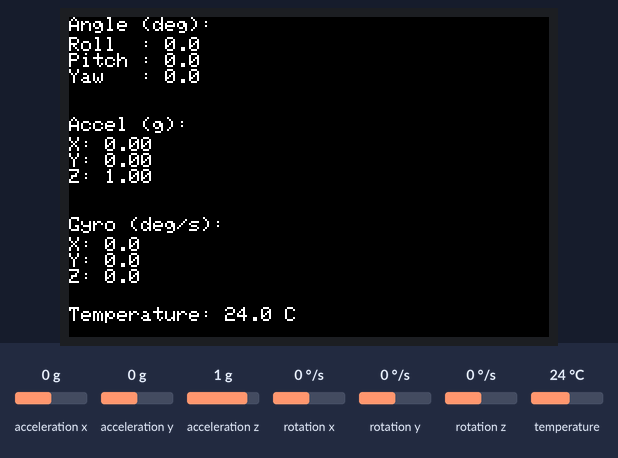
The sketch below on a simulated ESP32. Parts: 480×320 colour display. The test bench sets the inputs (shaded band); at power-on: rotation z 0 °/s, acceleration x 0 g, acceleration y 0 g, acceleration z 1 g, rotation x 0 °/s, rotation y 0 °/s, temperature 24 °C.

Above: at 4.7 s.
4.8 s: rotation z set to -192 °/s
At 5.0 s:
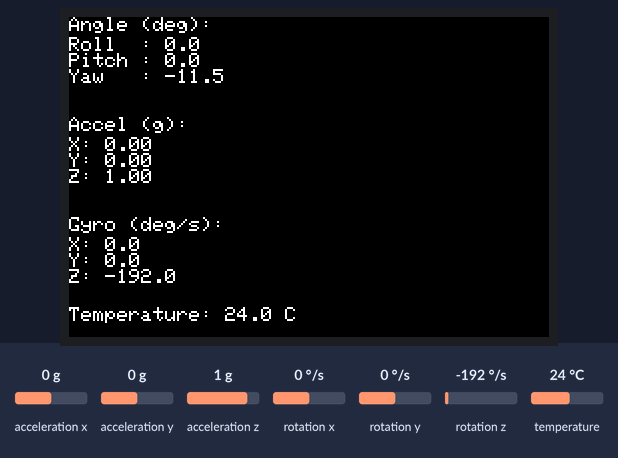
6.3 s: rotation z set to 0 °/s
At 6.7 s:
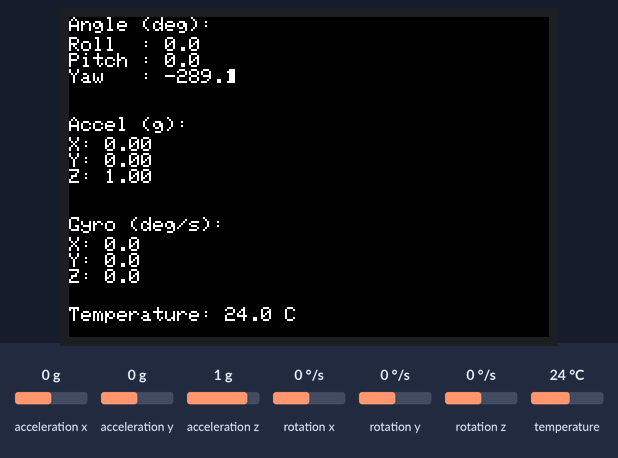
7.8 s: acceleration x set to -1.4 g
At 9.0 s:
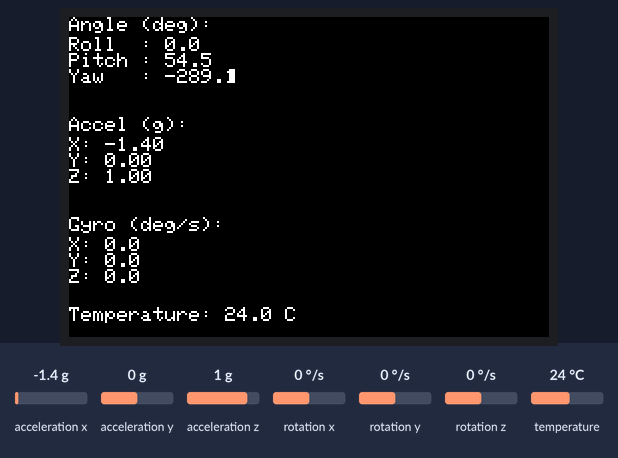
9.3 s: acceleration y set to -1.4 g
At 10.2 s:
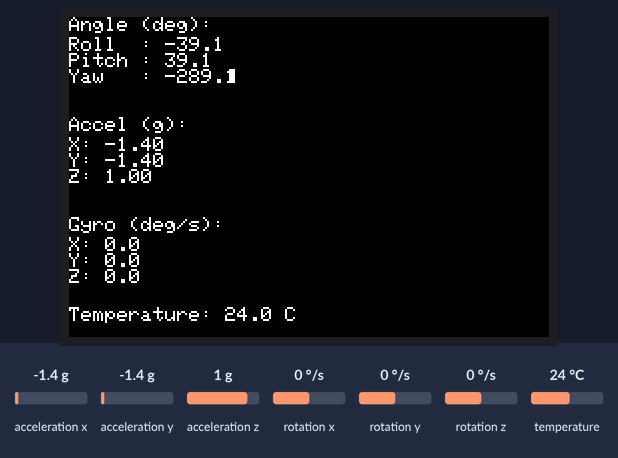
Timing chart, 0 to 12.3 s (numbered marks = the images above; inputs shaded):
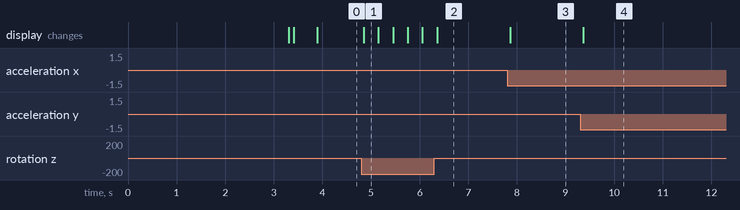

The sketch:

imu_detailed.ino
```cpp
#include <TFT_eSPI.h>
#include <Wire.h>
#include <MPU6050_tockn.h>

// 创建TFT显示对象，设置分辨率为320x480
TFT_eSPI tft = TFT_eSPI(320, 480);

// 定义I2C的SDA和SCL引脚
#define I2C_SDA 9
#define I2C_SCL 10

// 创建I2C对象
TwoWire I2C_0 = TwoWire(0);
// 创建MPU6050对象，使用I2C_0
MPU6050 mpu6050(I2C_0);

void setup() {
  // 初始化TFT显示屏
  tft.init();
  // 设置显示屏的旋转方向
  tft.setRotation(1);
  // 反转显示屏颜色
  tft.invertDisplay(1);
  // 设置文本大小
  tft.setTextSize(2);
  // 填充屏幕为黑色
  tft.fillScreen(TFT_BLACK);

  // 设置光标位置并打印初始化信息
  tft.setCursor(0, 0);
  tft.println("MPU6050 Initializing...");
  // 开始I2C通信
  I2C_0.begin(I2C_SDA, I2C_SCL);
  // 初始化MPU6050传感器
  mpu6050.begin();

  // 打印偏移量计算提示
  tft.println("Calculating offsets...");
  tft.println("DO NOT MOVE MPU6050...");
  // 计算陀螺仪偏移量
  mpu6050.calcGyroOffsets(true);
  // 打印完成信息
  tft.println("Done!");
  delay(100);
  // 清空屏幕
  tft.fillScreen(TFT_BLACK);
}

void loop() {
  // 更新传感器数据
  mpu6050.update();
  // 清除之前显示的姿态角度信息
  tft.fillRect(80, 20, 80, 60, TFT_BLACK);
  // 设置光标位置并打印姿态角度信息
  tft.setCursor(0, 0);
  tft.println("Angle (deg):");
  tft.setCursor(0, 20);
  tft.print("Roll  : ");
  tft.println(mpu6050.getAngleX(), 1); // 打印横滚角度
  tft.print("Pitch : ");
  tft.println(mpu6050.getAngleY(), 1); // 打印俯仰角度
  tft.print("Yaw   : ");
  tft.println(mpu6050.getAngleZ(), 1); // 打印航向角度

  // 设置光标位置并打印加速度计数据
  tft.fillRect(20, 120, 100, 60, TFT_BLACK);
  tft.setCursor(0, 100);
  tft.println("Accel (g):"); // 打印加速度计标题
  tft.setCursor(0, 120);
  tft.print("X: ");
  tft.println(mpu6050.getAccX(), 2); // 打印X轴加速度
  tft.print("Y: ");
  tft.println(mpu6050.getAccY(), 2); // 打印Y轴加速度
  tft.print("Z: ");
  tft.println(mpu6050.getAccZ(), 2); // 打印Z轴加速度

  // 设置光标位置并打印陀螺仪数据
  tft.fillRect(20, 220, 100, 60, TFT_BLACK);
  tft.setCursor(0, 200);
  tft.println("Gyro (deg/s):"); // 打印陀螺仪标题
  tft.setCursor(0, 220);
  tft.print("X: ");
  tft.println(mpu6050.getGyroX(), 1); // 打印X轴角速度
  tft.print("Y: ");
  tft.println(mpu6050.getGyroY(), 1); // 打印Y轴角速度
  tft.print("Z: ");
  tft.println(mpu6050.getGyroZ(), 1); // 打印Z轴角速度

  // 设置光标位置并打印温度数据
  tft.setCursor(0, 290);
  tft.print("Temperature: ");
  tft.print(mpu6050.getTemp(), 1); // 打印温度
  tft.println(" C"); // 添加单位

  // 延迟30毫秒用于更新数据
  delay(30);
}
```

Measured:
- after the input at 4.8 s, the display: changes after 0.05 s (image 1)
- after the input at 7.8 s, the display: changes after 0.06 s (image 3)
- after the input at 9.3 s, the display: changes after 0.06 s (image 4)
